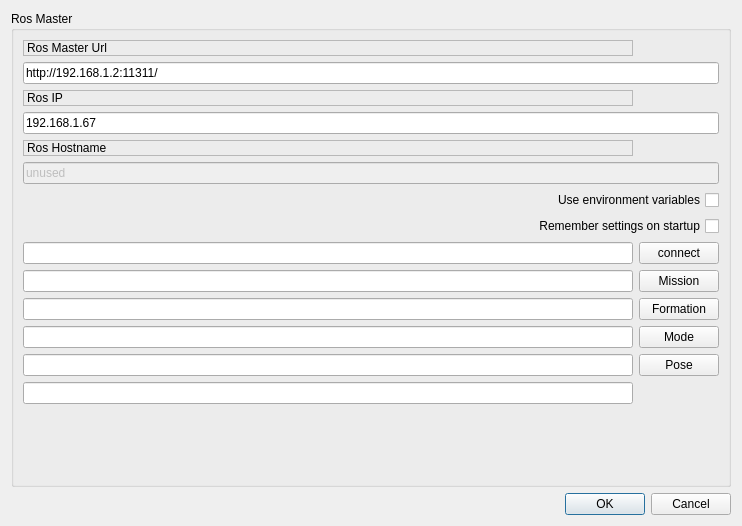
<?xml version="1.0" encoding="UTF-8"?>
<ui version="4.0">
 <class>ConnectDialog</class>
 <widget class="QDialog" name="ConnectDialog">
  <property name="geometry">
   <rect>
    <x>0</x>
    <y>0</y>
    <width>742</width>
    <height>526</height>
   </rect>
  </property>
  <property name="windowTitle">
   <string>Dialog</string>
  </property>
  <layout class="QVBoxLayout" name="verticalLayout">
   <item>
    <widget class="QGroupBox" name="groupBox_2">
     <property name="title">
      <string>Ros Master</string>
     </property>
     <layout class="QGridLayout" name="gridLayout">
      <property name="horizontalSpacing">
       <number>6</number>
      </property>
      <item row="15" column="0">
       <widget class="QLineEdit" name="Formation_Edit"/>
      </item>
      <item row="0" column="0">
       <widget class="QLabel" name="label">
        <property name="frameShape">
         <enum>QFrame::StyledPanel</enum>
        </property>
        <property name="frameShadow">
         <enum>QFrame::Raised</enum>
        </property>
        <property name="text">
         <string>Ros Master Url</string>
        </property>
       </widget>
      </item>
      <item row="19" column="0">
       <widget class="QLineEdit" name="Mode_Edit"/>
      </item>
      <item row="7" column="0" colspan="2">
       <widget class="QCheckBox" name="checkbox_remember_settings">
        <property name="layoutDirection">
         <enum>Qt::RightToLeft</enum>
        </property>
        <property name="text">
         <string>Remember settings on startup</string>
        </property>
       </widget>
      </item>
      <item row="22" column="0">
       <spacer name="horizontalSpacer">
        <property name="orientation">
         <enum>Qt::Horizontal</enum>
        </property>
        <property name="sizeHint" stdset="0">
         <size>
          <width>170</width>
          <height>21</height>
         </size>
        </property>
       </spacer>
      </item>
      <item row="2" column="0">
       <widget class="QLabel" name="label_2">
        <property name="frameShape">
         <enum>QFrame::StyledPanel</enum>
        </property>
        <property name="frameShadow">
         <enum>QFrame::Raised</enum>
        </property>
        <property name="text">
         <string>Ros IP</string>
        </property>
       </widget>
      </item>
      <item row="9" column="0">
       <widget class="QLineEdit" name="Mission_Edit"/>
      </item>
      <item row="9" column="1">
       <widget class="QPushButton" name="button_Mission">
        <property name="text">
         <string>Mission</string>
        </property>
       </widget>
      </item>
      <item row="8" column="1">
       <widget class="QPushButton" name="button_connect">
        <property name="text">
         <string>connect</string>
        </property>
       </widget>
      </item>
      <item row="8" column="0">
       <widget class="QLineEdit" name="Publish_Edit"/>
      </item>
      <item row="15" column="1">
       <widget class="QPushButton" name="button_Formation">
        <property name="text">
         <string>Formation</string>
        </property>
       </widget>
      </item>
      <item row="4" column="0">
       <widget class="QLabel" name="label_3">
        <property name="frameShape">
         <enum>QFrame::StyledPanel</enum>
        </property>
        <property name="frameShadow">
         <enum>QFrame::Raised</enum>
        </property>
        <property name="text">
         <string>Ros Hostname</string>
        </property>
       </widget>
      </item>
      <item row="6" column="0" colspan="2">
       <widget class="QCheckBox" name="checkbox_use_environment">
        <property name="layoutDirection">
         <enum>Qt::RightToLeft</enum>
        </property>
        <property name="text">
         <string>Use environment variables</string>
        </property>
       </widget>
      </item>
      <item row="19" column="1">
       <widget class="QPushButton" name="button_Mode">
        <property name="text">
         <string>Mode</string>
        </property>
       </widget>
      </item>
      <item row="20" column="0">
       <widget class="QLineEdit" name="Pose_Edit"/>
      </item>
      <item row="20" column="1">
       <widget class="QPushButton" name="button_Pose">
        <property name="text">
         <string>Pose</string>
        </property>
       </widget>
      </item>
      <item row="22" column="1">
       <spacer name="verticalSpacer">
        <property name="orientation">
         <enum>Qt::Vertical</enum>
        </property>
        <property name="sizeHint" stdset="0">
         <size>
          <width>20</width>
          <height>40</height>
         </size>
        </property>
       </spacer>
      </item>
      <item row="5" column="0" colspan="2">
       <widget class="QLineEdit" name="line_edit_topic">
        <property name="enabled">
         <bool>false</bool>
        </property>
        <property name="text">
         <string>unused</string>
        </property>
       </widget>
      </item>
      <item row="3" column="0" colspan="2">
       <widget class="QLineEdit" name="line_edit_host">
        <property name="text">
         <string>192.168.1.67</string>
        </property>
       </widget>
      </item>
      <item row="1" column="0" colspan="2">
       <widget class="QLineEdit" name="line_edit_master">
        <property name="text">
         <string>http://192.168.1.2:11311/</string>
        </property>
        <property name="maxLength">
         <number>32762</number>
        </property>
       </widget>
      </item>
      <item row="21" column="0">
       <widget class="QLineEdit" name="test_Edit"/>
      </item>
     </layout>
    </widget>
   </item>
   <item>
    <widget class="QDialogButtonBox" name="buttonBox">
     <property name="orientation">
      <enum>Qt::Horizontal</enum>
     </property>
     <property name="standardButtons">
      <set>QDialogButtonBox::Cancel|QDialogButtonBox::Ok</set>
     </property>
    </widget>
   </item>
  </layout>
 </widget>
 <resources/>
 <connections>
  <connection>
   <sender>buttonBox</sender>
   <signal>accepted()</signal>
   <receiver>ConnectDialog</receiver>
   <slot>accept()</slot>
   <hints>
    <hint type="sourcelabel">
     <x>248</x>
     <y>254</y>
    </hint>
    <hint type="destinationlabel">
     <x>157</x>
     <y>274</y>
    </hint>
   </hints>
  </connection>
  <connection>
   <sender>buttonBox</sender>
   <signal>rejected()</signal>
   <receiver>ConnectDialog</receiver>
   <slot>reject()</slot>
   <hints>
    <hint type="sourcelabel">
     <x>316</x>
     <y>260</y>
    </hint>
    <hint type="destinationlabel">
     <x>286</x>
     <y>274</y>
    </hint>
   </hints>
  </connection>
 </connections>
</ui>
